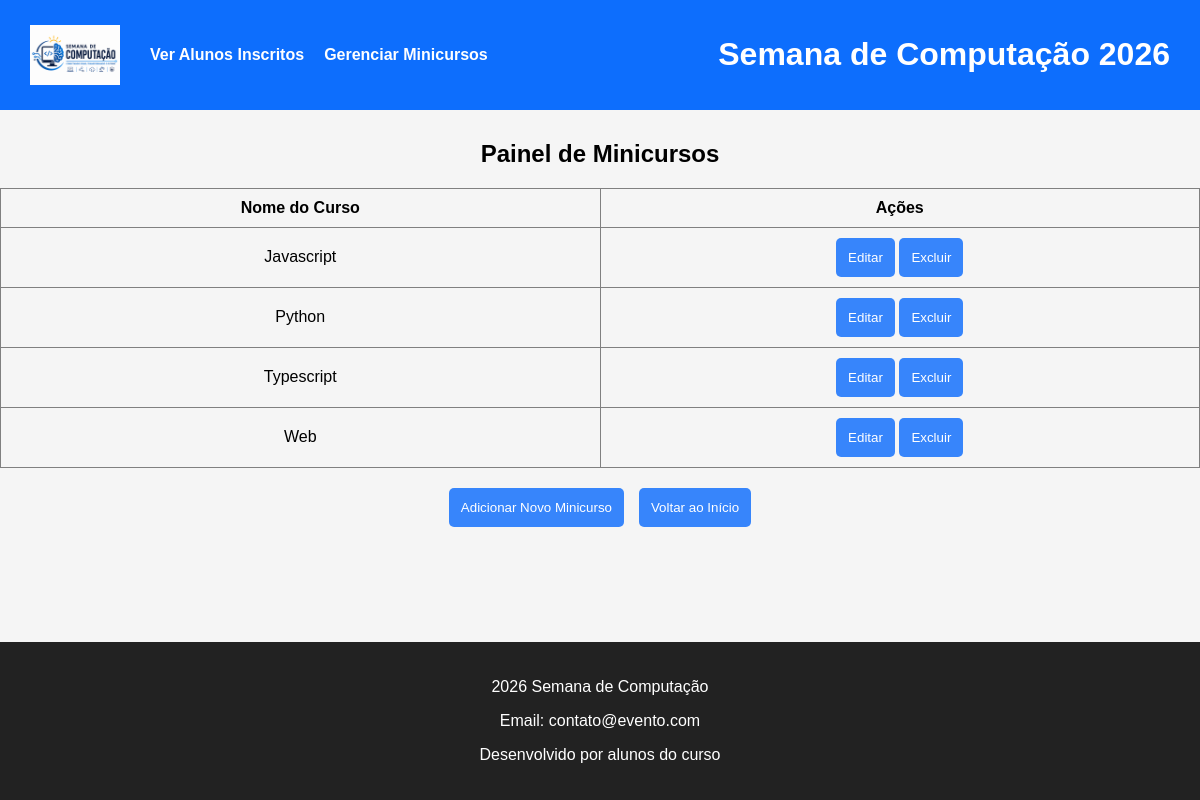
The page /minicursos on the database its author committed.
### tables this page shows
CREATE TABLE minicursos (
            id INTEGER PRIMARY KEY AUTOINCREMENT,
            nome TEXT NOT NULL UNIQUE
        );

### controllers/minicurso_controller.py (the view)
@minicurso_blueprint.route("/minicursos")
def listar():
    lista = dao.listar_todos()
    return render_template("minicursos/listar.html", minicursos=lista)

### dao/minicurso_dao.py (called while the page is built)
    def listar_todos(self):
        conn = get_connection()
        cursor = conn.execute("SELECT id, nome FROM minicursos ORDER BY nome")
        rows = cursor.fetchall()
        conn.close()
        return [Minicurso(row['id'], row['nome']) for row in rows]

### database.py (called while the page is built)
def get_connection():
    conn = sqlite3.connect(DATABASE_NAME)
    conn.execute("PRAGMA foreign_keys = ON;") # Força o SQLite a respeitar as regras de integridade e cascata
    conn.row_factory = sqlite3.Row  # Permite acessar colunas pelo nome!
    return conn

### templates/minicursos/listar.html (shortened to what this page needs)
{% extends "layout.html" %}
{% block body %}
<h2>Painel de Minicursos</h2>
<table border="1">
  <thead>
    <tr>
      <th>Nome do Curso</th>
      <th>Ações</th>
    </tr>
  </thead>
  <tbody>
    {% for curso in minicursos %}
    <tr>
      <td>{{ curso.nome }}</td>
      <td>
        <button><a href="/minicursos/editar/{{ curso.id }}">Editar</a></button>
        <form action="/minicursos/excluir" method="POST" style="display:inline;">
          <button type="submit" onclick="return confirm('Deseja mesmo excluir este curso?')">Excluir</button>
        </form>
      </td>
    </tr>
    {% endfor %}
  </tbody>
</table>
<div class="button-container">
  <button><a href="/minicursos/criar">Adicionar Novo Minicurso</a></button>
  <button><a href="/">Voltar ao Início</a></button>
</div>
{% endblock %}

### static/css/estilo.css (style rules this page uses)
body { font-family: Arial, Helvetica, sans-serif; margin: 0; background-color: #f5f5f5; min-height: 100vh; }
a { text-decoration: none; color: inherit; }
.button-container { margin-top: 20px; display: flex; gap: 15px; justify-content: center; align-content: center; }
table { width: 100%; border-collapse: collapse; table-layout: fixed; }
th, td { padding: 10px; text-align: center; width: 33.33%; overflow: hidden; text-overflow: ellipsis; white-space: nowrap; }
button { padding: 12px; background: #0d6dfdd0; color: white; border: none; border-radius: 5px; cursor: pointer; }
h2, p { text-align: center; }

### rows shown on the page
minicursos: nome "Javascript"
minicursos: nome "Python"
minicursos: nome "Typescript"
minicursos: nome "Web"
